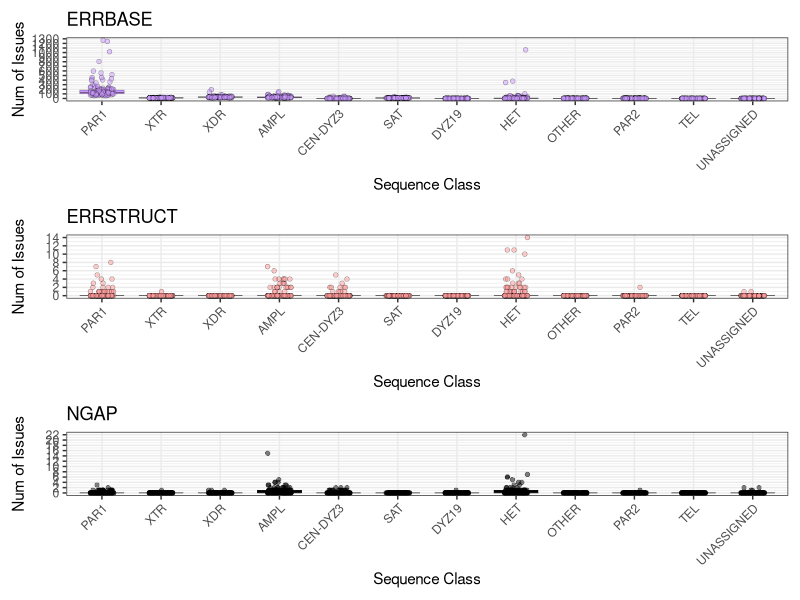
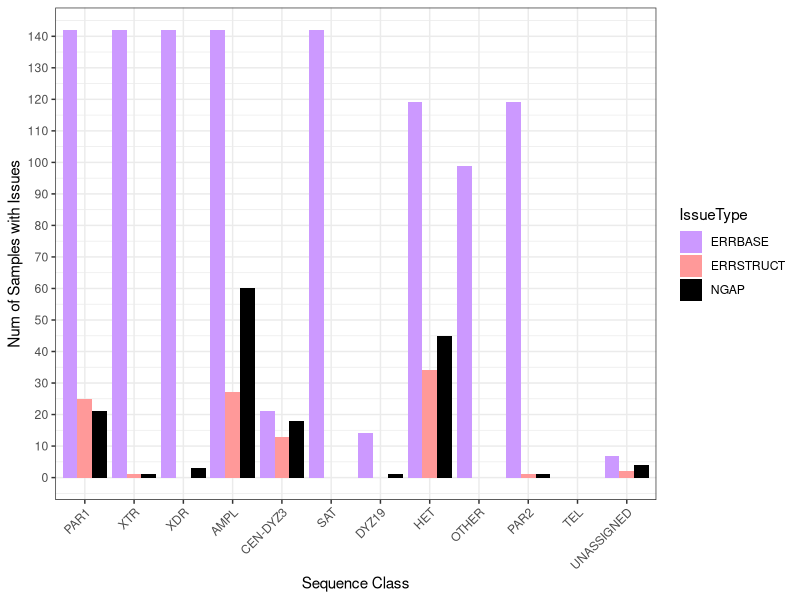
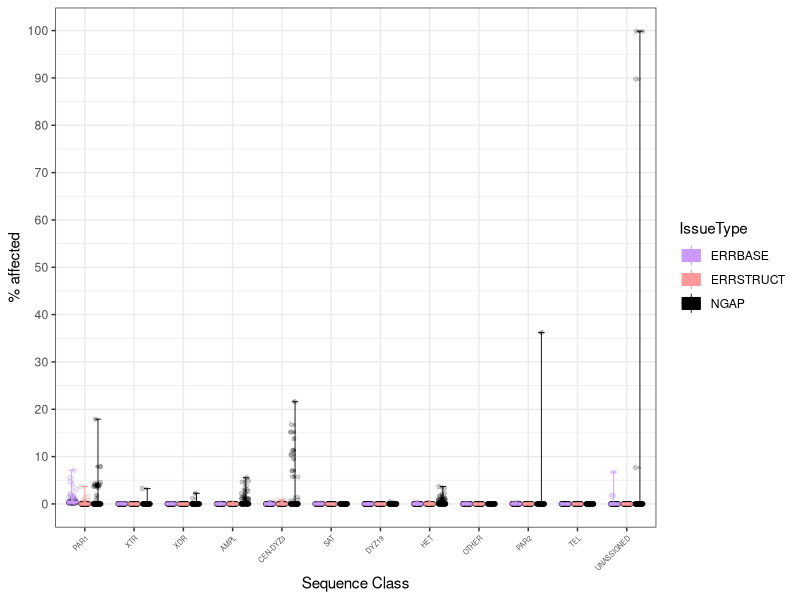
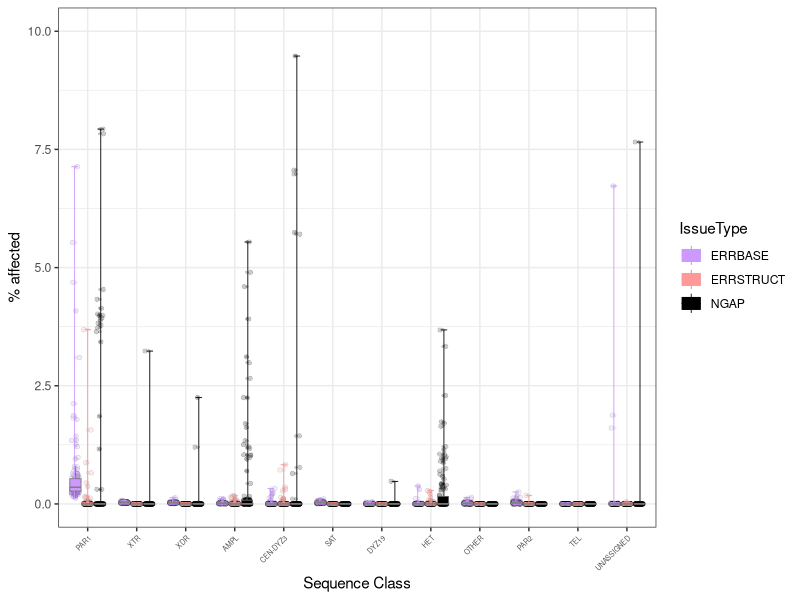
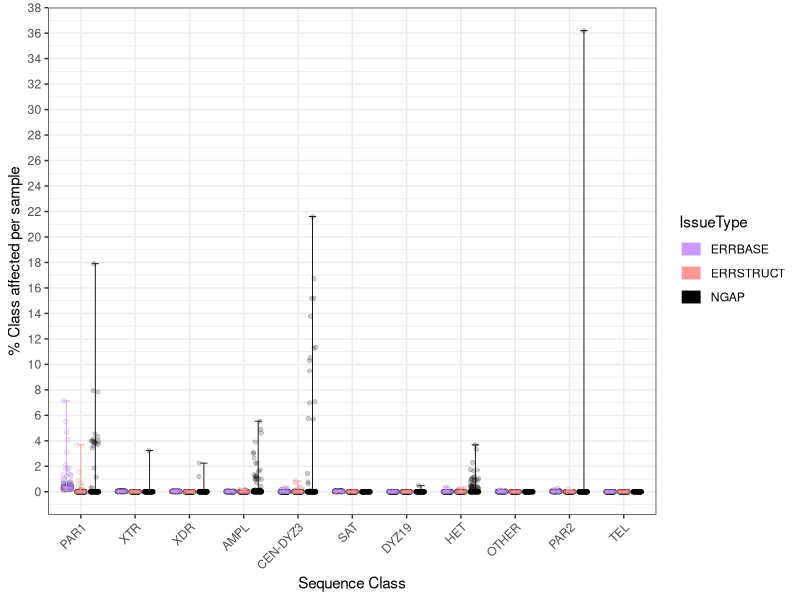
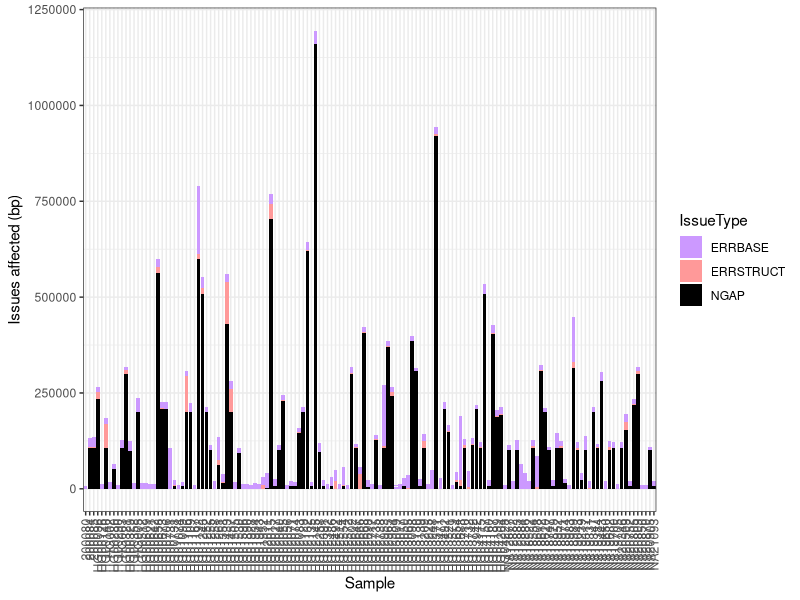
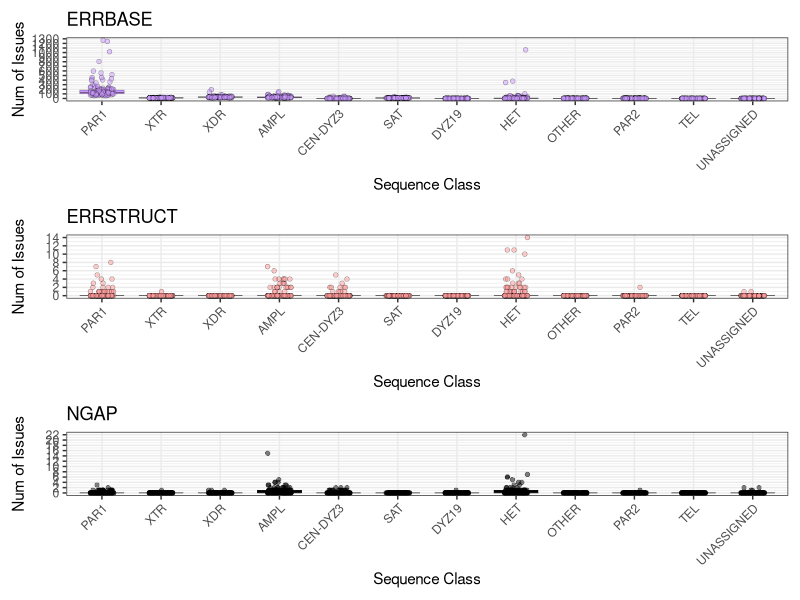
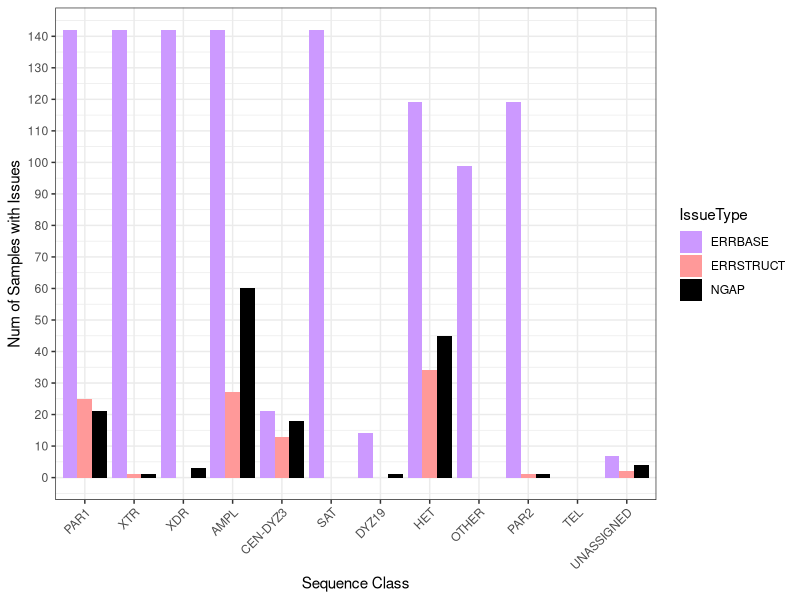

The R source for these figures, in order:
library(ggplot2)
library(patchwork)

issues <- read.table("issue_counts_lengths_by_seqclass.nonoverlap.txt", header=TRUE, sep="\t")

issues$SeqClass <- factor(issues$SeqClass, levels=c("PAR1", "XTR", "XDR", "AMPL", "CEN-DYZ3", "SAT", "DYZ19", "HET", "OTHER", "PAR2", "TEL", "UNASSIGNED"))
issues$IssueType <- factor(issues$IssueType, levels=c("ERRBASE", "ERRSTRUCT", "NGAP"))
issues$Sample <- factor(issues$Sample)
# summary(issues)

# shared fill colors across all plots
issue_colors <- c(
  "ERRBASE"  = rgb(204,153,255, maxColorValue=255),
  "ERRSTRUCT"= rgb(255,153,153, maxColorValue=255),
  "NGAP"     = rgb(0,0,0,       maxColorValue=255)
)

# set a common font theme for all plots
theme_set(theme_bw(base_size = 6, base_family = "Arial"))

# 1. Plot number of issues by sequence class, faceted by issue type
common_theme <- list(
  geom_boxplot(aes(fill=IssueType), outlier.size = 0, linewidth = 0.1, outlier.shape = NA),
  geom_point(aes(fill=IssueType), position = position_jitter(seed = 42, width = 0.2, height = 0), shape=21, stroke = 0.2, alpha = 0.5),
  labs(x="Sequence Class", y="Num of Issues"),
  theme_bw(),
  theme(axis.text.x = element_text(angle=45, hjust=1),
        legend.position = "none")
)

p_errbase <- ggplot(subset(issues, IssueType=="ERRBASE"), aes(x=SeqClass, y=NumIssues)) +
  common_theme +
  scale_y_continuous(breaks = scales::breaks_width(100)) +
  scale_fill_manual(values = issue_colors) +
  ggtitle("ERRBASE")

p_errstruct <- ggplot(subset(issues, IssueType=="ERRSTRUCT"), aes(x=SeqClass, y=NumIssues)) +
  common_theme +
  scale_y_continuous(breaks = scales::breaks_width(2)) +
  scale_fill_manual(values = issue_colors) +
  ggtitle("ERRSTRUCT")

p_ngap <- ggplot(subset(issues, IssueType=="NGAP"), aes(x=SeqClass, y=NumIssues)) +
  common_theme +
  scale_y_continuous(breaks = scales::breaks_width(2)) +
  scale_fill_manual(values = issue_colors) +
  ggtitle("NGAP")

p_errbase / p_errstruct / p_ngap

ggsave("num_issues_by_seqclass.png", width=8, height=12)

# 2. Plot number of samples with issues by sequence class, faceted by issue type
samples_with_issues <- aggregate(NumIssues ~ SeqClass + IssueType, data=issues,
                                 FUN=function(x) sum(x > 0))
names(samples_with_issues)[3] <- "NumSamplesWithIssues"

ggplot(samples_with_issues, aes(x=SeqClass, y=NumSamplesWithIssues, fill=IssueType)) +
  geom_bar(stat="identity", position="dodge") +
  scale_fill_manual(values=issue_colors) +
  scale_y_continuous(limits=c(0, 142), breaks=scales::breaks_width(10)) +
  labs(x="Sequence Class", y="Num of Samples with Issues") +
  theme_bw() +
  theme(axis.text.x = element_text(angle=45, hjust=1))

ggsave("num_samples_with_issues_by_seqclass.png", width=8, height=4)

# 3. Plot IssueLength by sequence class, scaled to ClassLength
issues$IssueLengthScaled <- 100 * issues$IssueLength / issues$ClassLength

ggplot(issues, aes(x=SeqClass, y=IssueLengthScaled, fill=IssueType)) +
  geom_boxplot(outlier.size = 0, linewidth = 0.1, outlier.shape = NA) +
  geom_point(position = position_jitterdodge(seed = 42), shape=21, stroke = 0.2, alpha = 0.2) +
  stat_summary(aes(colour=IssueType),
              fun.min=min, fun.max=max, fun=median,
              geom="errorbar", linewidth=0.3, width=0.4,
              position=position_dodge(width=0.8)) +
  stat_summary(aes(fill=IssueType, colour=IssueType),
              fun=median,
              geom="crossbar", linewidth=0.3, width=0.4, fatten=1,
              position=position_dodge(width=0.8)) +
  geom_boxplot(aes(fill=IssueType, colour=IssueType),
              outlier.shape = 21,
              outlier.size = 1, outlier.stroke = 0.2, outlier.alpha = 0.2,
              linewidth = 0.25) +
  scale_fill_manual(values=issue_colors) +
  scale_colour_manual(values=issue_colors) +
  scale_y_continuous(breaks = scales::breaks_width(10)) +
  labs(x="Sequence Class", y="% affected") +
  theme_bw() +
  theme(axis.text.x = element_text(angle=45, hjust=1, size=5))
ggsave("issue_length_scaled_by_seqclass.png", width=120, height=50, units="mm")
ggsave("issue_length_scaled_by_seqclass.pdf", width=120, height=50, units="mm")

# 3-1. Zoom in
ggplot(issues, aes(x=SeqClass, y=IssueLengthScaled, fill=IssueType)) +
  geom_boxplot(outlier.size = 0, linewidth = 0.1, outlier.shape = NA) +
  geom_point(position = position_jitterdodge(seed = 42), shape=21, stroke = 0.2, alpha = 0.2) +
  stat_summary(aes(colour=IssueType),
              fun.min=min, fun.max=max, fun=median,
              geom="errorbar", linewidth=0.3, width=0.4,
              position=position_dodge(width=0.8)) +
  stat_summary(aes(fill=IssueType, colour=IssueType),
              fun=median,
              geom="crossbar", linewidth=0.3, width=0.4, fatten=1,
              position=position_dodge(width=0.8)) +
  geom_boxplot(aes(fill=IssueType, colour="gray"),
              outlier.shape = 21,
              outlier.size = 1, outlier.stroke = 0.2, outlier.alpha = 0.2,
              linewidth = 0.25) +
  scale_fill_manual(values=issue_colors) +
  scale_colour_manual(values=issue_colors) +
  scale_y_continuous(breaks = scales::breaks_width(10)) +
  ylim(0, 10) +
  labs(x="Sequence Class", y="% affected") +
  theme_bw() +
  theme(axis.text.x = element_text(angle=45, hjust=1, size=5))
ggsave("issue_length_scaled_by_seqclass_zoomed.png", width=120, height=50, units="mm")
ggsave("issue_length_scaled_by_seqclass_zoomed.pdf", width=120, height=50, units="mm")

# 3-2. Plot IssueLength by sequence class, scaled to ClassLength, with no UNASSIGNED
issues_no_unassigned <- subset(issues, SeqClass != "UNASSIGNED")
ggplot(issues_no_unassigned, aes(x=SeqClass, y=IssueLengthScaled, fill=IssueType)) +
  geom_point(position = position_jitterdodge(seed = 42), shape=21, stroke = 0.2, alpha = 0.2) +
  stat_summary(aes(colour=IssueType),
               fun.min=min, fun.max=max, fun=median,
               geom="errorbar", linewidth=0.3, width=0.4,
               position=position_dodge(width=0.8)) +
  stat_summary(aes(fill=IssueType, colour=IssueType),
               fun=median,
               geom="crossbar", linewidth=0.3, width=0.4, fatten=1,
               position=position_dodge(width=0.8)) +
  # geom_boxplot(aes(fill=IssueType),
  #               outlier.shape = 21,
  #               outlier.size = 1, outlier.stroke = 0.2, outlier.alpha = 0.7,
  #               linewidth = 0.25) +
  scale_fill_manual(values=issue_colors) +
  scale_colour_manual(values=issue_colors) +
  scale_y_continuous(breaks = scales::breaks_width(2)) +
  labs(x="Sequence Class", y="% Class affected per sample") +
  theme_bw() +
  theme(axis.text.x = element_text(angle=45, hjust=1))
ggsave("issue_length_scaled_by_seqclass_no_unassigned.png", width=120, height=80, units="mm")

# 4. Plot stacked bar plots for each sample how many bases are affected by each issue type
ggplot(issues, aes(x=Sample, y=IssueLength, fill=IssueType)) +
  geom_bar(stat="identity") +
  scale_fill_manual(values=issue_colors) +
  labs(x="Sample", y="Issues affected (bp)") +
  theme_bw() +
  theme(axis.text.x = element_text(angle=90, vjust=0.5, hjust=1))
ggsave("issues_bps_by_sample.png", width=12, height=6)
